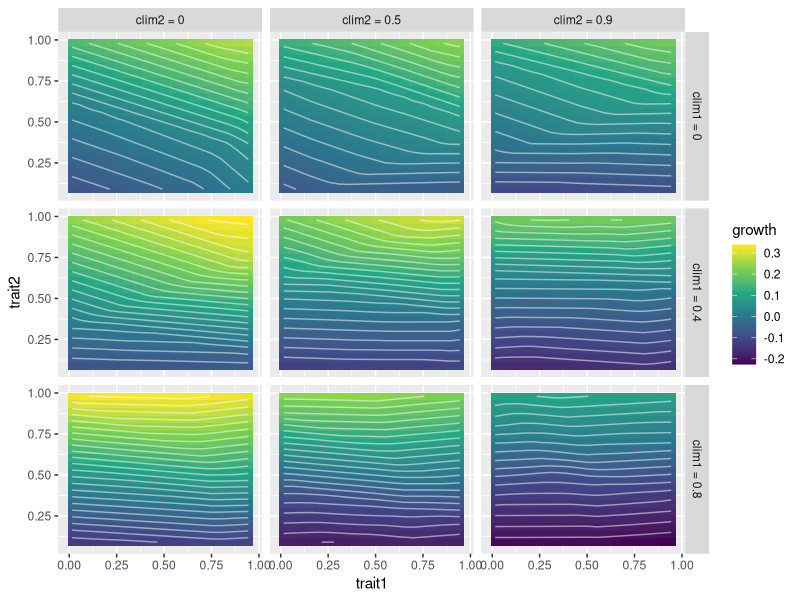
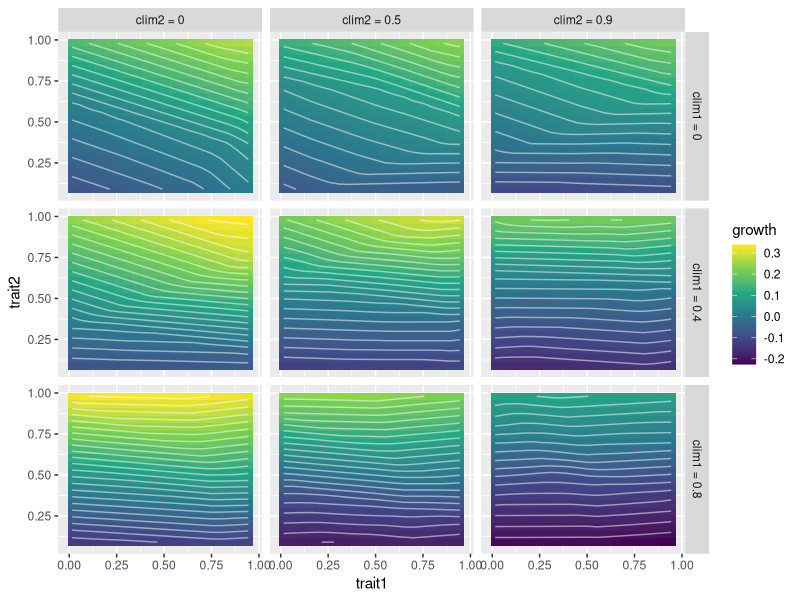

Write the R code that produced these figures, in order.
library(tidyverse)


# read in growth predictions
d <- read_csv("results/growth_grid.csv") %>%
  mutate_at(vars(clim1, clim2), ~round(., 1)) %>%
  mutate(clim1 = paste("clim1 =", clim1),
         clim2 = paste("clim2 =", clim2))


# plot growth performance landscapes for different points in climate space
ggplot(d, aes(x = trait1, y = trait2, fill = growth)) +
  geom_tile() +
  geom_contour(aes(z = growth), bins = 30, color = "white", alpha = 0.5) +
  facet_grid(clim1 ~ clim2) + 
  scale_color_viridis_c() +
  scale_fill_viridis_c()

ggsave("results/growth_landscapes.pdf")
